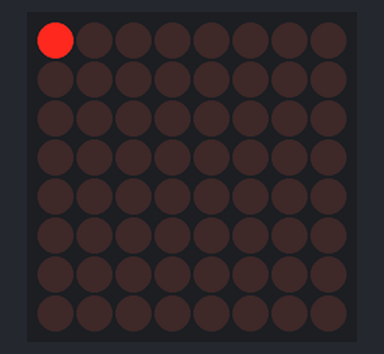
Recording of a sketch running on a simulated Arduino Uno, built with avr-gcc and run on an emulated ATmega328P. Parts: 8×8 LED matrix.

Above: at 0.15 s.
At 1.36 s:
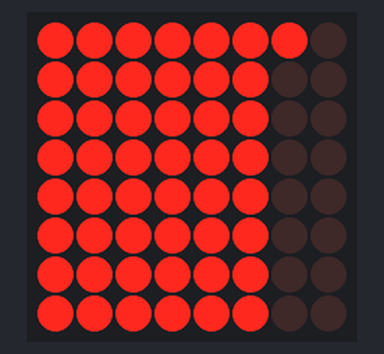
At 2.56 s:
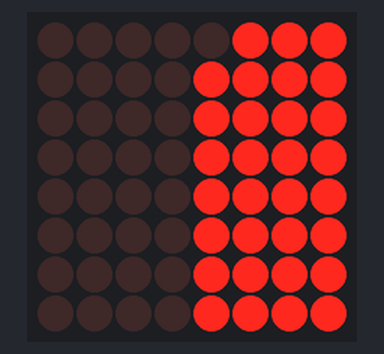
At 5.28 s:
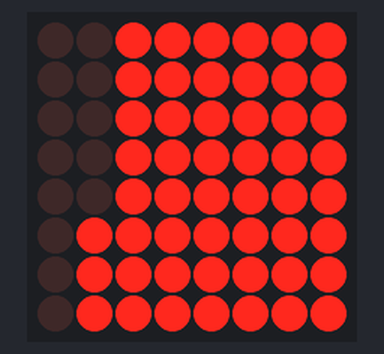
At 7.7 s:
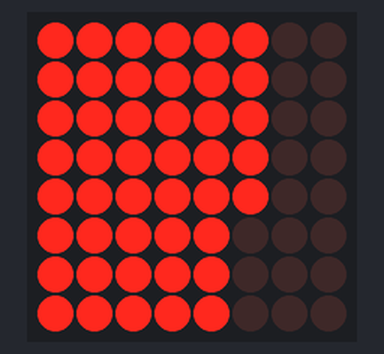
At 10.42 s:
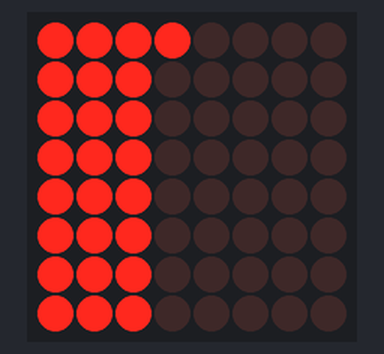

Measured:
- by itself, everything shown: repeats every 9.7 s, in 32 steps

The sketch:

Matrix.ino
```cpp
#include "LedControl.h"

#define DIN 12
#define CS 11
#define CLK 10

LedControl lc = LedControl(12,11,10,1);

void setup()
{
  // 절전모드 해제
  lc.shutdown(0,false);

  // LED 밝기를 8로 지정
  lc.setIntensity(0,8);

  // 도트매트릭스의 LED를 초기화
  lc.clearDisplay(0);
}

void loop()
{
  // 도트매트릭스의 LED를 첫번째 부터 1개씩 차례대로 켜줍니다.
 for (int row=0; row<8; row++)
  {
    for (int col=0; col<8; col++)
    {
      lc.setLed(0,col,row,true);
      delay(25);
    }
  }

  // 도트매트릭스의 LED를 첫번째 부터 1개씩 차례대로 꺼줍니다.
 for (int row=0; row<8; row++)
  {
    for (int col=0; col<8; col++)
    {
      lc.setLed(0,col,row,false);
      delay(25);
    }
  }
}
```
